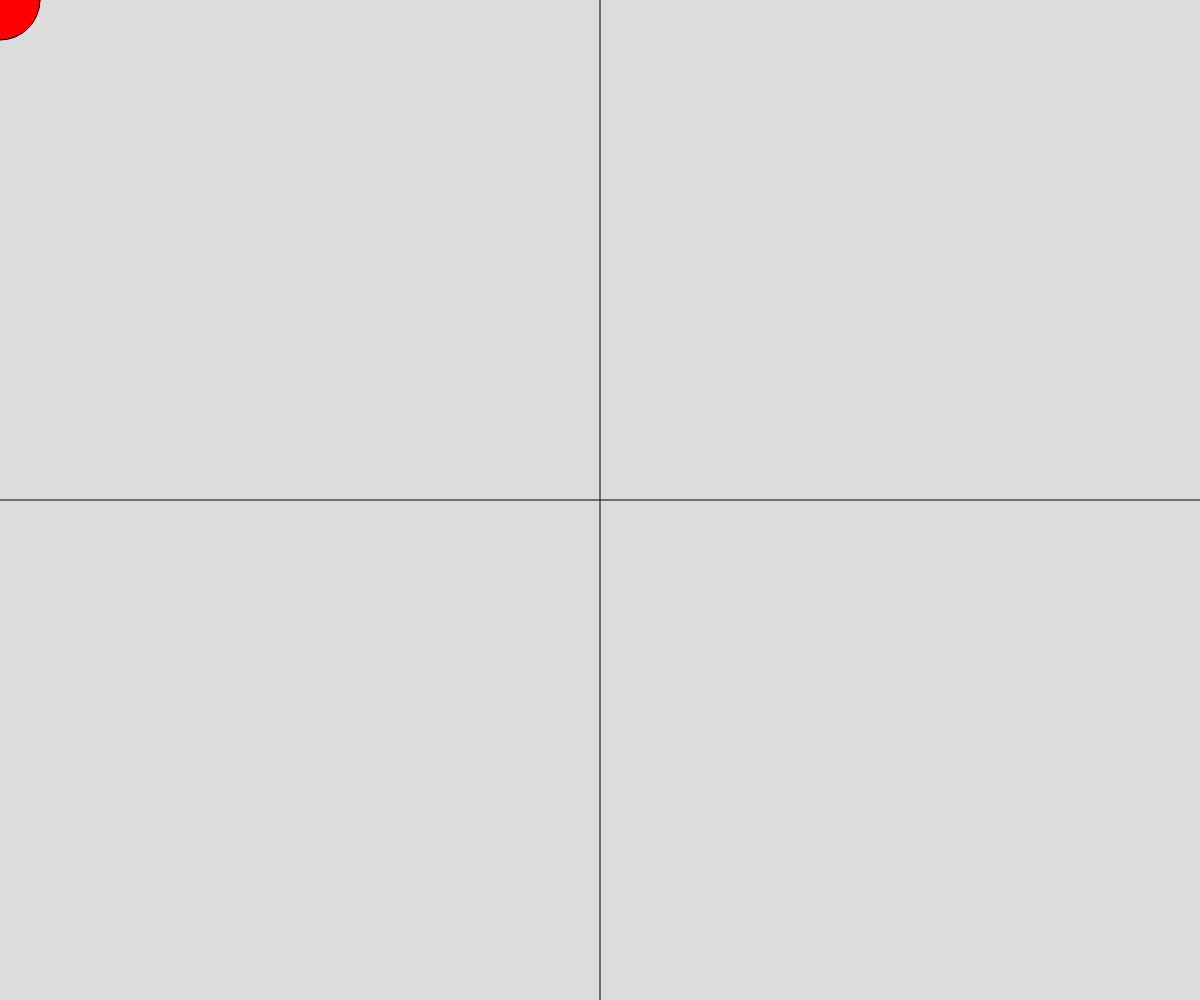
Frame 1 (no input)
Frame 60 (no input): identical to frame 1, image omitted
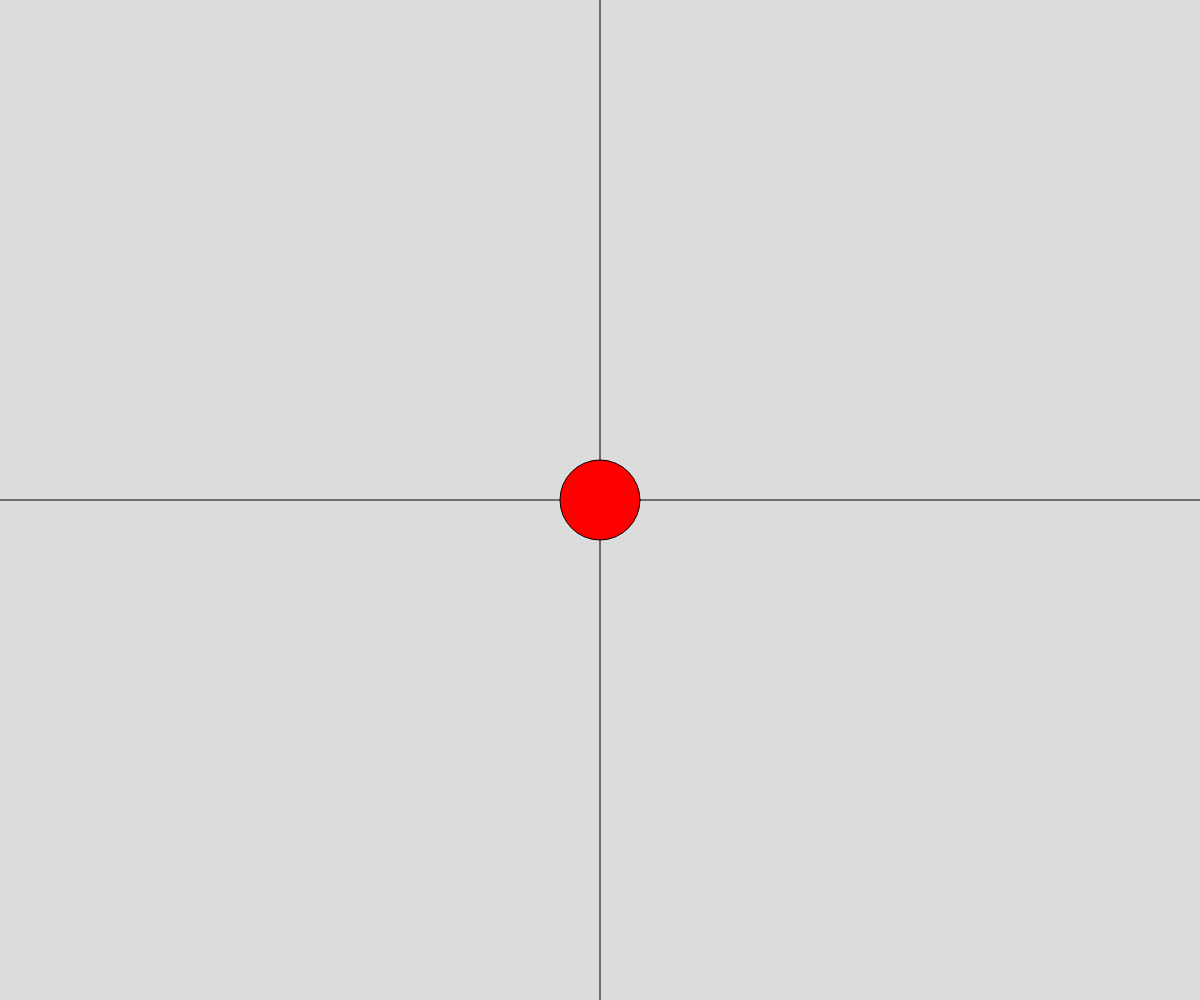
Frame 120 (the mouse pressed at the canvas centre since frame 60)

The p5.js sketch that drew these frames (run headless with seeded random() and noise() and a simulated clock; from frame 60 on, the mouse is pressed at the canvas centre):

// p5.js sketch
// ── sketch.js
function setup() {
  createCanvas(windowWidth, windowHeight)
}


function draw() {
  background(220);
  let x = mouseX
  let y = mouseY
  let diameter = 80

  let horizontalDivider = width / 2
  let verticalDivider = height / 2

  
  let isLeft = x < horizontalDivider
  let isAbove = y < verticalDivider
  
  if ((isLeft && isAbove) || (!isLeft && !isAbove)) {
    fill('red')
  } else {
    fill('white')
  }

  // divider lines
  line(horizontalDivider, 0, horizontalDivider, height)
  line(0, verticalDivider, width, verticalDivider)

  circle(x, y, diameter)

}
